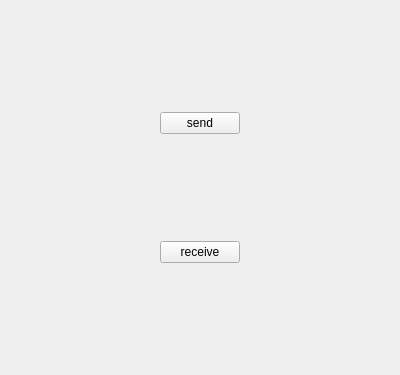
<?xml version="1.0" encoding="UTF-8"?>
<ui version="4.0">
 <class>welcome</class>
 <widget class="QWidget" name="welcome">
  <property name="geometry">
   <rect>
    <x>0</x>
    <y>0</y>
    <width>400</width>
    <height>375</height>
   </rect>
  </property>
  <property name="windowTitle">
   <string>Form</string>
  </property>
  <layout class="QGridLayout" name="gridLayout">
   <item row="0" column="2">
    <spacer name="horizontalSpacer_3">
     <property name="orientation">
      <enum>Qt::Horizontal</enum>
     </property>
     <property name="sizeHint" stdset="0">
      <size>
       <width>40</width>
       <height>20</height>
      </size>
     </property>
    </spacer>
   </item>
   <item row="0" column="0">
    <spacer name="horizontalSpacer">
     <property name="orientation">
      <enum>Qt::Horizontal</enum>
     </property>
     <property name="sizeHint" stdset="0">
      <size>
       <width>40</width>
       <height>20</height>
      </size>
     </property>
    </spacer>
   </item>
   <item row="1" column="0">
    <spacer name="horizontalSpacer_2">
     <property name="orientation">
      <enum>Qt::Horizontal</enum>
     </property>
     <property name="sizeHint" stdset="0">
      <size>
       <width>40</width>
       <height>20</height>
      </size>
     </property>
    </spacer>
   </item>
   <item row="1" column="2">
    <spacer name="horizontalSpacer_4">
     <property name="orientation">
      <enum>Qt::Horizontal</enum>
     </property>
     <property name="sizeHint" stdset="0">
      <size>
       <width>40</width>
       <height>20</height>
      </size>
     </property>
    </spacer>
   </item>
   <item row="0" column="1">
    <widget class="QPushButton" name="send_button">
     <property name="text">
      <string>send</string>
     </property>
    </widget>
   </item>
   <item row="1" column="1">
    <widget class="QPushButton" name="receive_button">
     <property name="text">
      <string>receive</string>
     </property>
    </widget>
   </item>
  </layout>
 </widget>
 <resources/>
 <connections/>
</ui>
